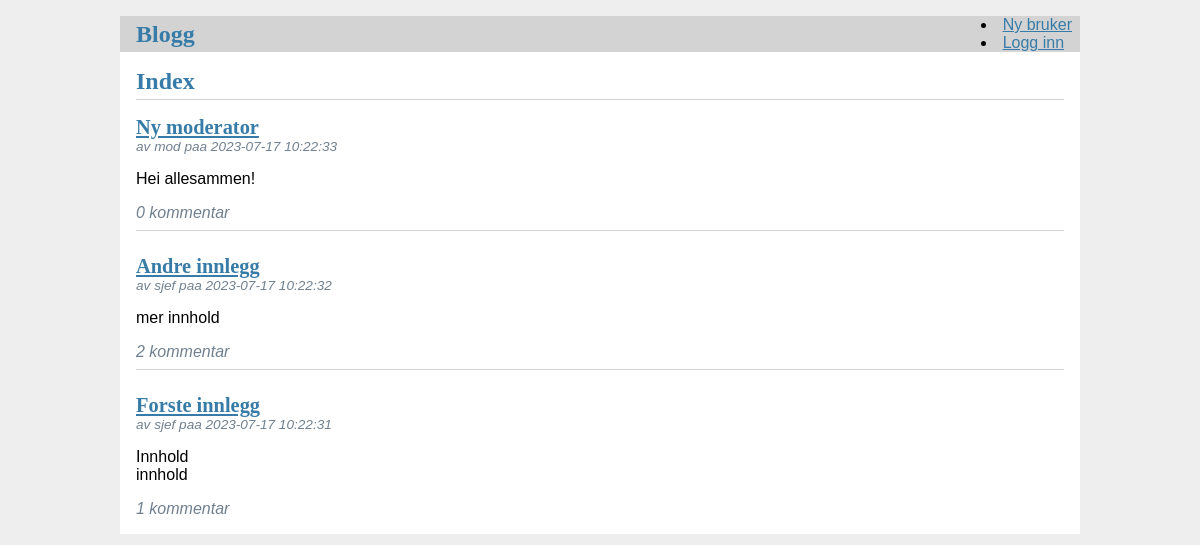
Before: / with the older database file.
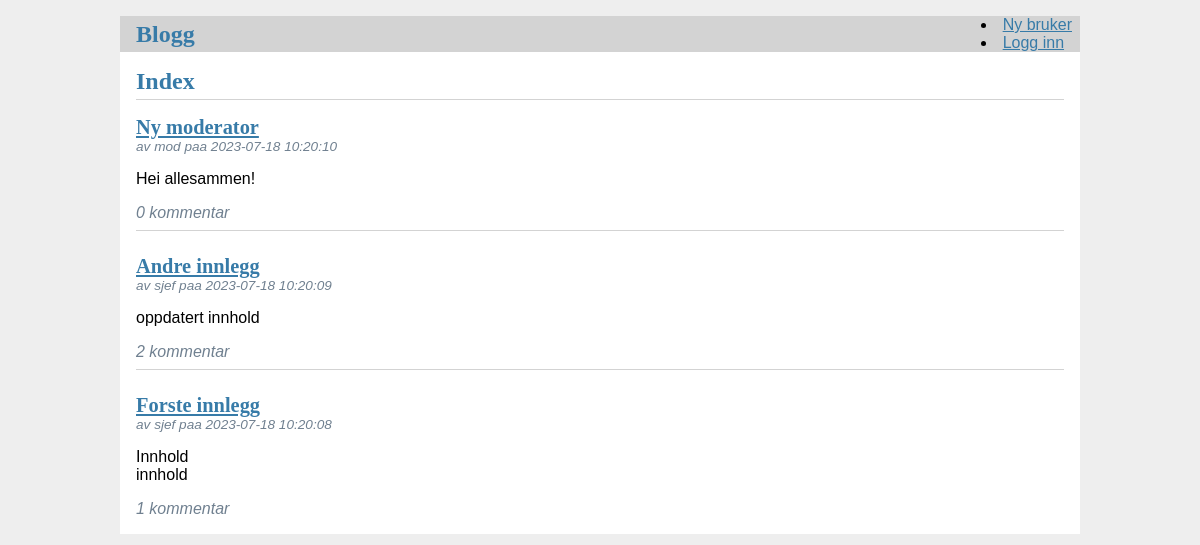
After: the same page with the newer database file.
### tables this page shows
CREATE TABLE innlegg (
	id INTEGER PRIMARY KEY AUTOINCREMENT,
	tittel VARCHAR(20) NOT NULL,
	innhold VARCHAR(512),
	dato_postet TIMESTAMP NOT NULL DEFAULT CURRENT_TIMESTAMP,
	bruker_id INT NOT NULL,
	FOREIGN KEY (bruker_id) REFERENCES brukere(id)

);

### blogg/blog.py (the view)
@bp.route("/")
def index():
    return render_template("blog/index.html",posts = get_all_posts())

### backend/blog.py (called while the page is built)
def get_all_posts():
    posts = get_db().execute("SELECT i.id,tittel,i.innhold,i.dato_postet,brukernavn,i.bruker_id, "
                             "COUNT(k.id) AS ant_kommentar "
                       "FROM innlegg i JOIN brukere b ON i.bruker_id = b.id "
                       "LEFT JOIN kommentar k on k.innlegg_id = i.id "
                       "GROUP BY i.id "
                       "ORDER BY i.dato_postet DESC "
                       ).fetchall()
    return posts

### backend/db.py (called while the page is built)
def get_db():
	database = sqlite3.connect(path+"\\instance\\database.sqlite")
	database.row_factory = sqlite3.Row
	return database

### blogg/auth.py (called while the page is built)
@bp.before_app_request
def load_logged_in_user():
	user_id = session.get("user_id")
	if user_id is None:
		g.user = None
	else:
		g.user = get_user(user_id)
		if g.user == None:
			return abort(403)

### blogg/templates/blog/index.html (shortened to what this page needs)
{% extends "base.html" %}
{% block header %}
	<h1>Index</h1>
{% endblock %}
{% block content %}
	{% for post in posts %}
		<article class="post">
			<header>
				<div>
					<h1><a href="{{url_for('blog.show_post',id=post['id'])}}">{{post["tittel"]}}</a></h1>
					<div class="about">av {{post["brukernavn"]}} paa {{post["dato_postet"]}}</div>
				</div>
			</header>
			<p class="body">{{post["innhold"]}}</p>
			<div class="about">{{post["ant_kommentar"]}} kommentar</div>
		</article>
		{% if not loop.last %}<hr>{% endif %}
	{% endfor %}
{% endblock %}

Changed rows visible on the page:
changed innlegg "Ny moderator": dato_postet "2023-07-17 10:22:33" → "2023-07-18 10:20:10"
changed innlegg "Andre innlegg": dato_postet "2023-07-17 10:22:32" → "2023-07-18 10:20:09"; innhold "mer innhold" → "oppdatert innhold"
changed innlegg "Forste innlegg": dato_postet "2023-07-17 10:22:31" → "2023-07-18 10:20:08"
